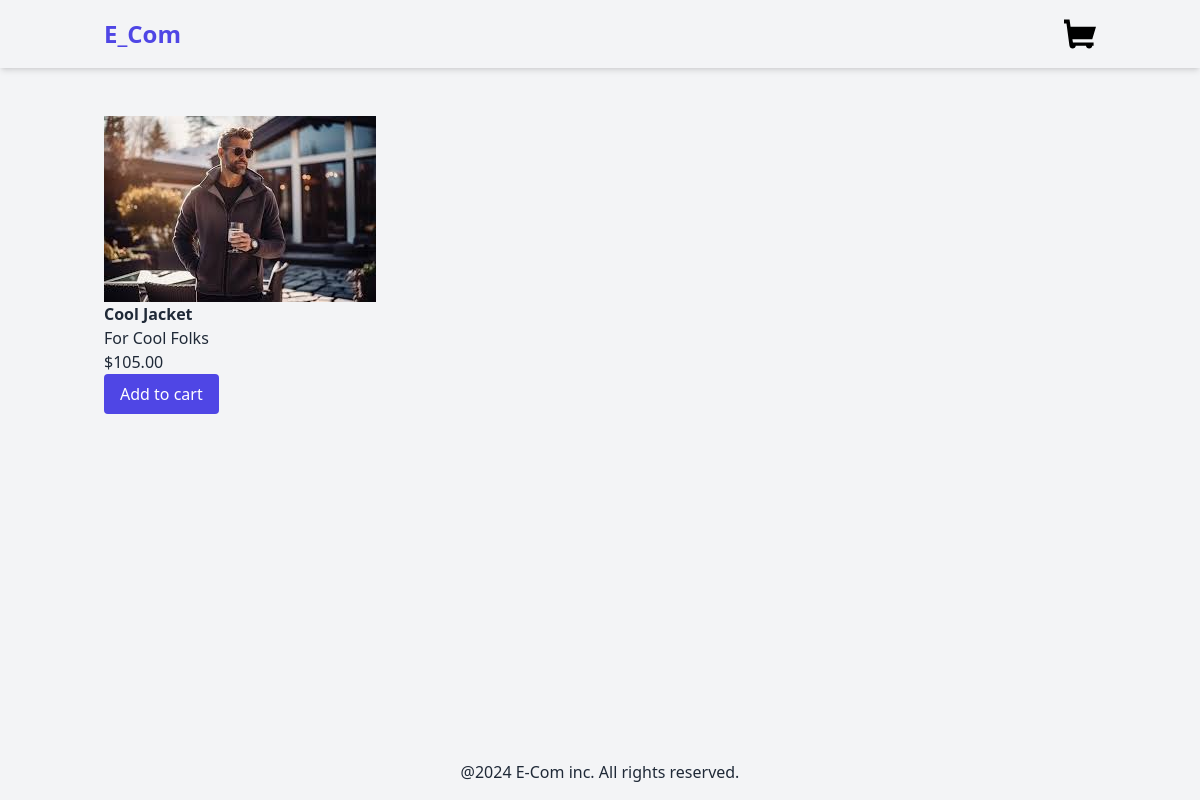
The page /product/4/cool-jacket/ on the database its author committed.
### products/models.py (models this page shows, shortened)
class Product(models.Model):
    category=models.ForeignKey(Category,related_name='products',on_delete=models.CASCADE)
    name=models.CharField(max_length=250)
    slug=models.SlugField(blank=True)
    description = models.TextField(blank=True)
    price=models.DecimalField(max_digits=10,decimal_places=2)
    available=models.BooleanField(default=True)
    created=models.DateTimeField(auto_now_add=True)
    updated=models.DateTimeField(auto_now=True)
    image=models.ImageField(upload_to='products',blank=True,null=True)

### products/views.py (the view)
# urls.py: path('product/<int:id>/<slug:slug>/',views.product_detail,name='product_detail')
def product_detail(request,id,slug):
    product = get_object_or_404(Product,id=id,slug=slug,available=True)
    return render(request,'products/product/detail.html',{'product':product})

### products/templates/products/product/detail.html (shortened to what this page needs)
{% extends 'base.html' %}
{%block content%}
<div class ="container mx-auto p-4 flex">
<div>
    {%if product.image%}
    <img src='{{product.image.url}}' alt={{product.name}} class="max-h-[80vh]">
    {%else%}
    <p>The image is not available</p>
    {%endif%}
    <h3 class ="font-semibold">{{product.name}}</h3>
    <p>{{product.description}}</p>
    <p class = "text-indigo-600>">${{product.price}}</p>
    <form action="{% url 'cart:cart_add' product.id %}" method = "post" id="add-to-cart-form">
        <button type="submit" class ="bg-indigo-600 text-white px-4 py-2 rounded">Add to cart</button>
    </form>
</div>
</div>
{%endblock%}

### rows shown on the page
Product: image (picture), name "Cool Jacket", description "For Cool Folks", price "105.00"
